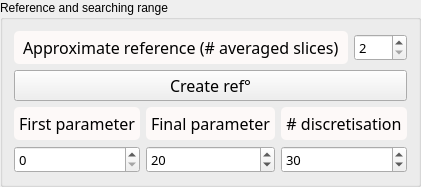
             <widget class="QGroupBox" name="groupBox">
              <property name="title">
               <string>Reference and searching range</string>
              </property>
              <layout class="QVBoxLayout" name="verticalLayout_9">
               <item>
                <layout class="QHBoxLayout" name="horizontalLayout_2">
                 <item>
                  <widget class="QLabel" name="label_12">
                   <property name="sizePolicy">
                    <sizepolicy hsizetype="MinimumExpanding" vsizetype="Maximum">
                     <horstretch>0</horstretch>
                     <verstretch>0</verstretch>
                    </sizepolicy>
                   </property>
                   <property name="font">
                    <font>
                     <family>Noto Sans Cond</family>
                     <pointsize>12</pointsize>
                     <weight>50</weight>
                     <italic>false</italic>
                     <bold>false</bold>
                    </font>
                   </property>
                   <property name="styleSheet">
                    <string notr="true">QLabel {
color: rgb(0, 0, 0);
background-color:	rgb(253, 249, 248);
border-style : outset;
Border-radius : 5px;
border-width : 0px;
border-color : black;
min-width : 5em;
padding : 5px;
font : 12pt &quot;Noto Sans Cond&quot;;
}</string>
                   </property>
                   <property name="text">
                    <string>Approximate reference (# averaged slices)</string>
                   </property>
                  </widget>
                 </item>
                 <item>
                  <widget class="QSpinBox" name="AVG_box">
                   <property name="sizePolicy">
                    <sizepolicy hsizetype="MinimumExpanding" vsizetype="Maximum">
                     <horstretch>0</horstretch>
                     <verstretch>0</verstretch>
                    </sizepolicy>
                   </property>
                   <property name="font">
                    <font>
                     <family>Noto Sans Cond</family>
                     <pointsize>10</pointsize>
                     <weight>50</weight>
                     <italic>false</italic>
                     <bold>false</bold>
                    </font>
                   </property>
                   <property name="styleSheet">
                    <string notr="true"/>
                   </property>
                   <property name="minimum">
                    <number>2</number>
                   </property>
                  </widget>
                 </item>
                </layout>
               </item>
               <item>
                <widget class="QPushButton" name="Proxy_button">
                 <property name="sizePolicy">
                  <sizepolicy hsizetype="MinimumExpanding" vsizetype="Fixed">
                   <horstretch>0</horstretch>
                   <verstretch>0</verstretch>
                  </sizepolicy>
                 </property>
                 <property name="minimumSize">
                  <size>
                   <width>96</width>
                   <height>0</height>
                  </size>
                 </property>
                 <property name="font">
                  <font>
                   <family>Noto Sans Cond</family>
                   <pointsize>12</pointsize>
                   <weight>50</weight>
                   <italic>false</italic>
                   <bold>false</bold>
                  </font>
                 </property>
                 <property name="toolTip">
                  <string>&lt;html&gt;&lt;head/&gt;&lt;body&gt;&lt;p&gt;&lt;span style=&quot; font-size:11pt;&quot;&gt;Proxy of image reference via meaning slices&lt;/span&gt;&lt;/p&gt;&lt;/body&gt;&lt;/html&gt;</string>
                 </property>
                 <property name="styleSheet">
                  <string notr="true"/>
                 </property>
                 <property name="text">
                  <string>Create ref°</string>
                 </property>
                </widget>
               </item>
               <item>
                <layout class="QGridLayout" name="gridLayout">
                 <item row="0" column="0">
                  <widget class="QLabel" name="label_3">
                   <property name="sizePolicy">
                    <sizepolicy hsizetype="MinimumExpanding" vsizetype="Preferred">
                     <horstretch>0</horstretch>
                     <verstretch>0</verstretch>
                    </sizepolicy>
                   </property>
                   <property name="font">
                    <font>
                     <family>Noto Sans Cond</family>
                     <pointsize>12</pointsize>
                     <weight>50</weight>
                     <italic>false</italic>
                     <bold>false</bold>
                    </font>
                   </property>
                   <property name="styleSheet">
                    <string notr="true">QLabel {
color: rgb(0, 0, 0);
background-color:	rgb(253, 249, 248);
border-style : outset;
Border-radius : 5px;
border-width : 0px;
border-color : black;
min-width : 5em;
padding : 5px;
font : 12pt &quot;Noto Sans Cond&quot;;
}</string>
                   </property>
                   <property name="text">
                    <string>First parameter</string>
                   </property>
                   <property name="alignment">
                    <set>Qt::AlignCenter</set>
                   </property>
                  </widget>
                 </item>
                 <item row="0" column="2">
                  <widget class="QLabel" name="label_4">
                   <property name="sizePolicy">
                    <sizepolicy hsizetype="MinimumExpanding" vsizetype="Preferred">
                     <horstretch>0</horstretch>
                     <verstretch>0</verstretch>
                    </sizepolicy>
                   </property>
                   <property name="font">
                    <font>
                     <family>Noto Sans Cond</family>
                     <pointsize>12</pointsize>
                     <weight>50</weight>
                     <italic>false</italic>
                     <bold>false</bold>
                    </font>
                   </property>
                   <property name="styleSheet">
                    <string notr="true">QLabel {
color: rgb(0, 0, 0);
background-color:	rgb(253, 249, 248);
border-style : outset;
Border-radius : 5px;
border-width : 0px;
border-color : black;
min-width : 5em;
padding : 5px;
font : 12pt &quot;Noto Sans Cond&quot;;
}</string>
                   </property>
                   <property name="text">
                    <string>Final parameter</string>
                   </property>
                   <property name="alignment">
                    <set>Qt::AlignCenter</set>
                   </property>
                  </widget>
                 </item>
                 <item row="0" column="4">
                  <widget class="QLabel" name="label_5">
                   <property name="sizePolicy">
                    <sizepolicy hsizetype="MinimumExpanding" vsizetype="Preferred">
                     <horstretch>0</horstretch>
                     <verstretch>0</verstretch>
                    </sizepolicy>
                   </property>
                   <property name="font">
                    <font>
                     <family>Noto Sans Cond</family>
                     <pointsize>12</pointsize>
                     <weight>50</weight>
                     <italic>false</italic>
                     <bold>false</bold>
                    </font>
                   </property>
                   <property name="styleSheet">
                    <string notr="true">QLabel {
color: rgb(0, 0, 0);
background-color:	rgb(253, 249, 248);
border-style : outset;
Border-radius : 5px;
border-width : 0px;
border-color : black;
min-width : 5em;
padding : 5px;
font : 12pt &quot;Noto Sans Cond&quot;;
}</string>
                   </property>
                   <property name="text">
                    <string># discretisation</string>
                   </property>
                   <property name="alignment">
                    <set>Qt::AlignCenter</set>
                   </property>
                  </widget>
                 </item>
                 <item row="1" column="0">
                  <widget class="QSpinBox" name="Spin_first">
                   <property name="sizePolicy">
                    <sizepolicy hsizetype="MinimumExpanding" vsizetype="Fixed">
                     <horstretch>0</horstretch>
                     <verstretch>0</verstretch>
                    </sizepolicy>
                   </property>
                   <property name="font">
                    <font>
                     <family>Noto Sans Cond</family>
                     <pointsize>10</pointsize>
                     <weight>50</weight>
                     <italic>false</italic>
                     <bold>false</bold>
                    </font>
                   </property>
                   <property name="toolTip">
                    <string>&lt;html&gt;&lt;head/&gt;&lt;body&gt;&lt;p&gt;&lt;span style=&quot; font-size:11pt;&quot;&gt;The lowest denoising parameter value&lt;/span&gt;&lt;/p&gt;&lt;/body&gt;&lt;/html&gt;</string>
                   </property>
                   <property name="styleSheet">
                    <string notr="true"/>
                   </property>
                  </widget>
                 </item>
                 <item row="1" column="2">
                  <widget class="QSpinBox" name="Spin_final">
                   <property name="sizePolicy">
                    <sizepolicy hsizetype="MinimumExpanding" vsizetype="Fixed">
                     <horstretch>0</horstretch>
                     <verstretch>0</verstretch>
                    </sizepolicy>
                   </property>
                   <property name="font">
                    <font>
                     <family>Noto Sans Cond</family>
                     <pointsize>10</pointsize>
                     <weight>50</weight>
                     <italic>false</italic>
                     <bold>false</bold>
                    </font>
                   </property>
                   <property name="toolTip">
                    <string>&lt;html&gt;&lt;head/&gt;&lt;body&gt;&lt;p&gt;&lt;span style=&quot; font-size:11pt;&quot;&gt;The highest denoising parameter value&lt;/span&gt;&lt;/p&gt;&lt;/body&gt;&lt;/html&gt;</string>
                   </property>
                   <property name="styleSheet">
                    <string notr="true"/>
                   </property>
                   <property name="value">
                    <number>20</number>
                   </property>
                  </widget>
                 </item>
                 <item row="1" column="4">
                  <widget class="QSpinBox" name="Spin_nbr">
                   <property name="sizePolicy">
                    <sizepolicy hsizetype="MinimumExpanding" vsizetype="Fixed">
                     <horstretch>0</horstretch>
                     <verstretch>0</verstretch>
                    </sizepolicy>
                   </property>
                   <property name="font">
                    <font>
                     <family>Noto Sans Cond</family>
                     <pointsize>10</pointsize>
                     <weight>50</weight>
                     <italic>false</italic>
                     <bold>false</bold>
                    </font>
                   </property>
                   <property name="toolTip">
                    <string>&lt;html&gt;&lt;head/&gt;&lt;body&gt;&lt;p&gt;&lt;span style=&quot; font-size:11pt;&quot;&gt;The number of denoising parameters that must be tested in the given range&lt;/span&gt;&lt;/p&gt;&lt;/body&gt;&lt;/html&gt;</string>
                   </property>
                   <property name="styleSheet">
                    <string notr="true"/>
                   </property>
                   <property name="value">
                    <number>30</number>
                   </property>
                  </widget>
                 </item>
                </layout>
               </item>
              </layout>
             </widget>
